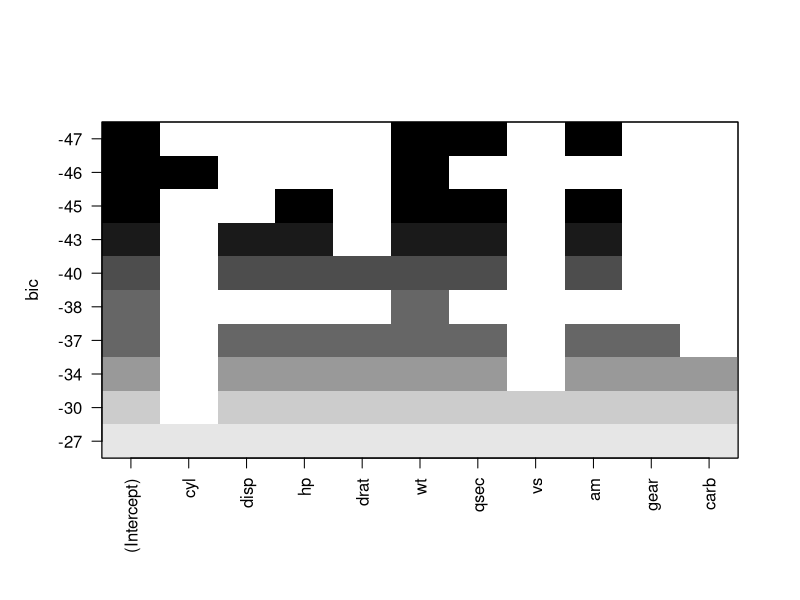
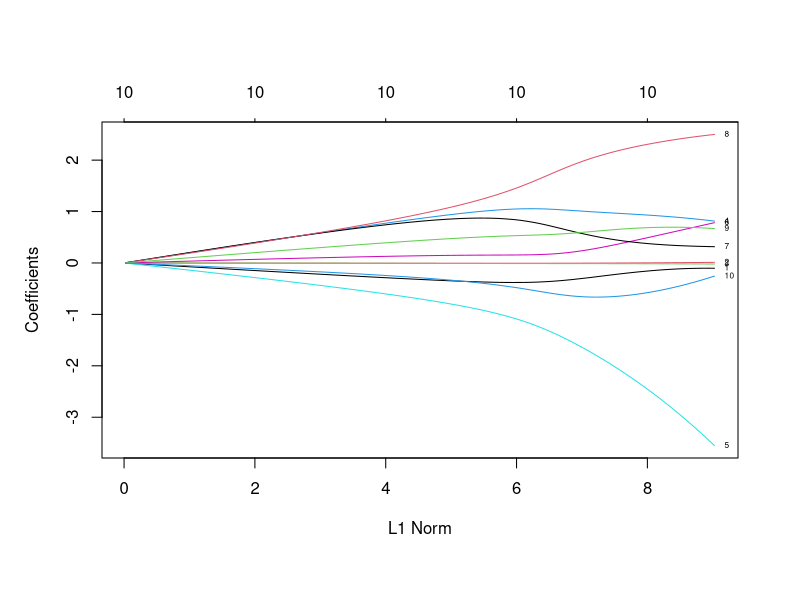
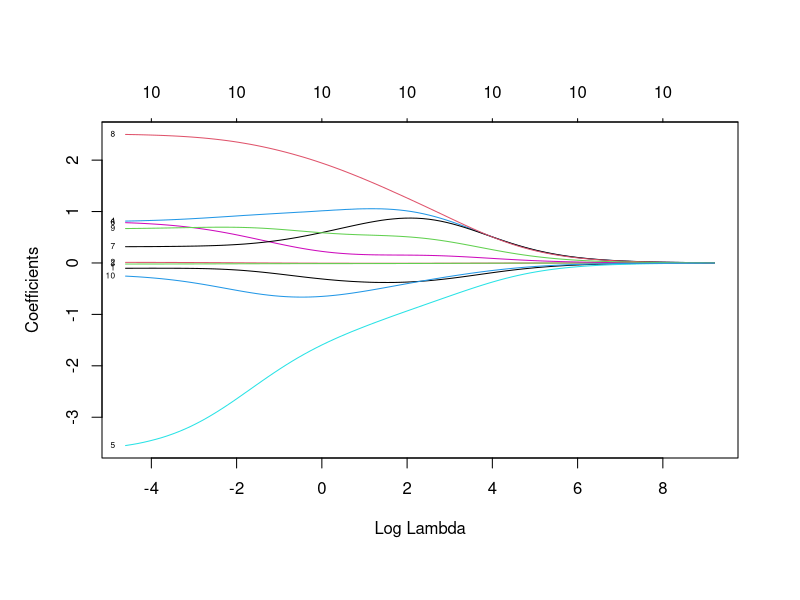
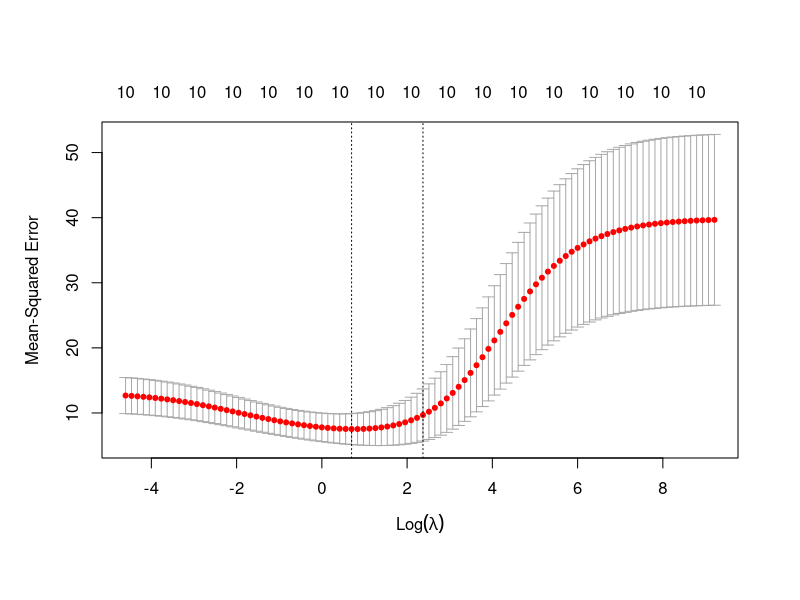
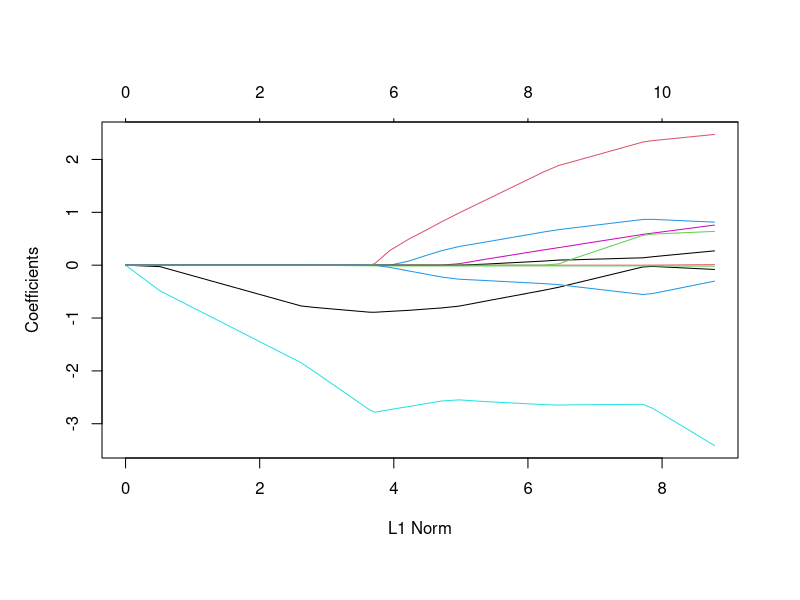
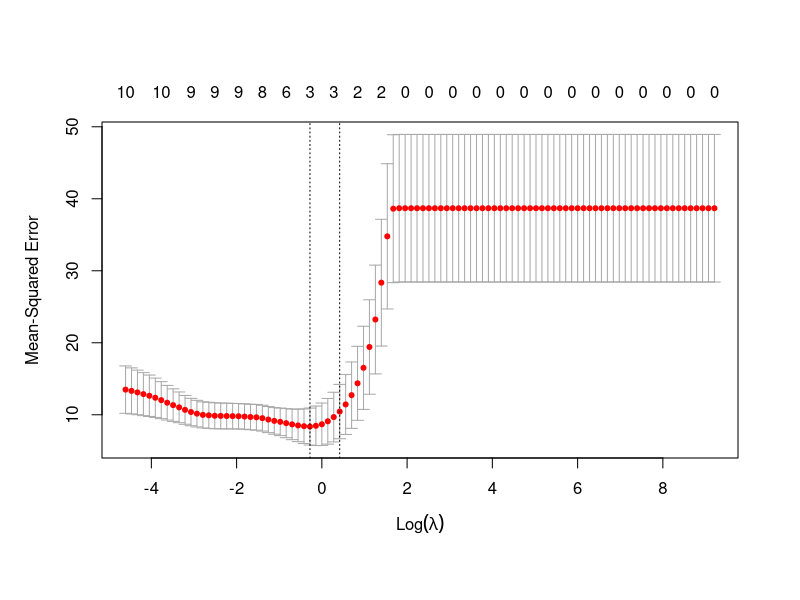

Write R code to recreate these figures, in order.
## ---- chunk 1
knitr::opts_chunk$set(echo = TRUE,warning=F,message=F)
## ---- chunk 2
#library(ISLR)
library(leaps)
library(glmnet)
data("mtcars")
reg.full = regsubsets(mpg~., data = mtcars,nvmax = 10)
summary(reg.full)
plot(reg.full, scale = "bic")
## ---- chunk 3
reg.fwd = regsubsets(mpg~., data = mtcars,nvmax = 10,method = "forward")
summary(reg.fwd)

reg.bwd = regsubsets(mpg~., data = mtcars,nvmax = 10,method = "backward")
summary(reg.bwd)
## ---- chunk 4
library(glmnet)
x = model.matrix(mpg~.,data = mtcars)[,-1]
y = mtcars$mpg

grid = 10^seq(4,-2,length.out = 100)
ridge.fit = glmnet(x,y,alpha = 0, lambda = grid)
plot(ridge.fit, label = T)
plot(ridge.fit, xvar = "lambda",label = T)

ridge.fit = cv.glmnet(x,y,alpha = 0, lambda = grid)
plot(ridge.fit)
lambda_opt = ridge.fit$lambda.min
ridge.coef  = predict(ridge.fit, type = "coefficients", s = lambda_opt)[1:11,]
ridge.coef
## ---- chunk 5
lasso.fit = glmnet(x,y,alpha = 1, lambda = grid)
plot(lasso.fit)

lasso.fit = cv.glmnet(x,y,alpha = 1, lambda = grid)
plot(lasso.fit)
lambda_opt_lasso = lasso.fit$lambda.min
lasso.coef  = predict(lasso.fit, type = "coefficients", s = lambda_opt_lasso)[1:11,]
lasso.coef
